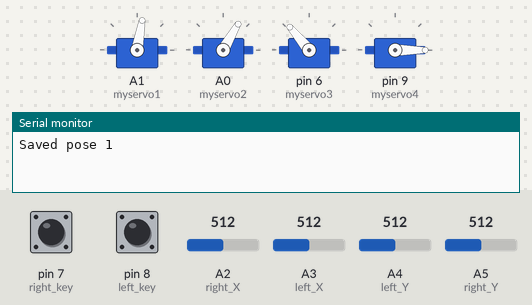
Bench run of a sketch on a simulated Arduino Uno, built with avr-gcc and run on an emulated ATmega328P. Shown: 4 × servo, the last lines printed to the serial monitor. The inputs (shaded band) are chosen by the test bench; at power-on: A2 (right_X) = 512, pin 8 (left_key) LOW, A5 (right_Y) = 512, A4 (left_Y) = 512, pin 7 (right_key) HIGH, A3 (left_X) = 512.

Above: at 3.7 s.
3.8 s: A2 (right_X) set to 56
5.3 s: A2 (right_X) set to 46
At 6.7 s:
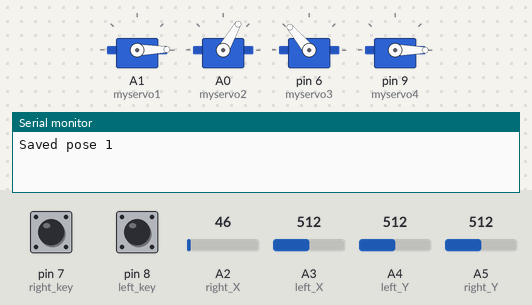
7.2 s: pin 8 (left_key) pulled HIGH for 0.15 s
At 7.93 s:
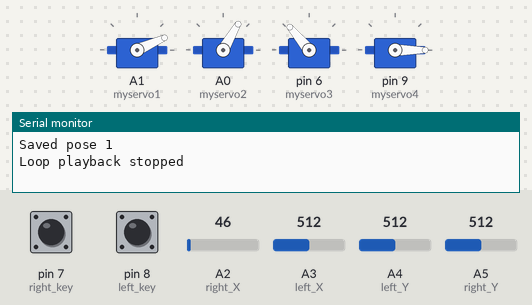
9.5 s: A5 (right_Y) set to 53
11.0 s: A5 (right_Y) set to 46
At 13.1 s:
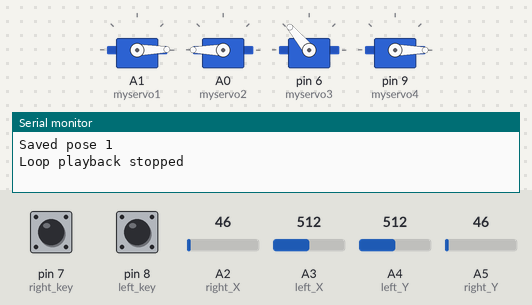
14.0 s: A4 (left_Y) set to 53
15.5 s: A4 (left_Y) set to 46
At 16.7 s:
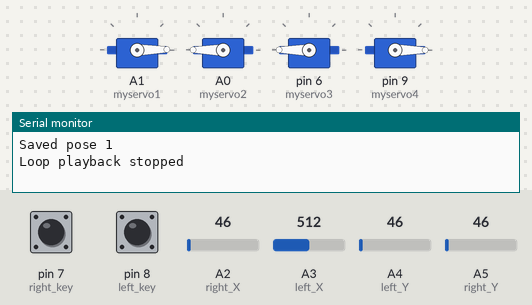
Timing chart, 0 to 18.5 s (numbered marks = the images above; inputs shaded):
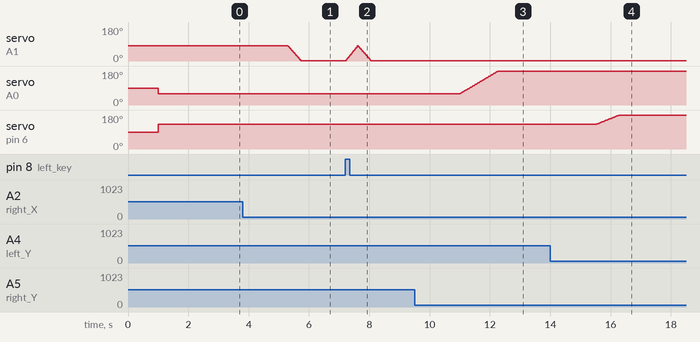

The sketch:

memory_with_loop.ino
```cpp
#include <Servo.h>

Servo myservo1;
Servo myservo2;
Servo myservo3;
Servo myservo4;

int pos1 = 80, pos2 = 60, pos3 = 130, pos4 = 0;

const int right_X = A2;
const int right_Y = A5;
const int right_key = 7;
const int left_X = A3;
const int left_Y = A4;
const int left_key = 8;

const int MAX_POSES = 20;
int poses[MAX_POSES][4];
int nextPose = 0;
int poseCount = 0;

int x1, y1, x2, y2;
int previousRightKey = LOW;
int previousLeftKey = LOW;

void zhuazi();
void zhuandong();
void xiaobi();
void dabi();

bool buttonPressed(int pin, int &previousState)
{
  int currentState = digitalRead(pin);
  bool pressed = currentState == HIGH && previousState == LOW;

  if (pressed)
  {
    delay(10);
    currentState = digitalRead(pin);
    pressed = currentState == HIGH;
  }

  previousState = currentState;
  return pressed;
}

bool stopPlaybackRequested()
{
  if (digitalRead(right_key) != HIGH)
  {
    return false;
  }

  delay(10);
  if (digitalRead(right_key) == HIGH)
  {
    previousRightKey = HIGH;
    return true;
  }

  return false;
}

void moveServoTo(Servo &servo, int &position, int target)
{
  while (position != target)
  {
    position += target > position ? 1 : -1;
    servo.write(position);
    delay(5);
  }
}

void playPose(int index)
{
  moveServoTo(myservo1, pos1, poses[index][0]);
  moveServoTo(myservo2, pos2, poses[index][1]);
  moveServoTo(myservo3, pos3, poses[index][2]);
  moveServoTo(myservo4, pos4, poses[index][3]);
}

void setup()
{
  myservo1.attach(A1);
  myservo2.attach(A0);
  myservo3.attach(6);
  myservo4.attach(9);

  myservo1.write(pos1);
  delay(1000);
  myservo2.write(pos2);
  myservo3.write(pos3);
  myservo4.write(pos4);
  delay(1500);

  pinMode(right_key, INPUT);
  pinMode(left_key, INPUT);
  Serial.begin(9600);
}

void loop()
{
  x1 = analogRead(right_X);
  y1 = analogRead(right_Y);
  x2 = analogRead(left_X);
  y2 = analogRead(left_Y);

  if (buttonPressed(right_key, previousRightKey))
  {
    if (nextPose < MAX_POSES)
    {
      poses[nextPose][0] = myservo1.read();
      poses[nextPose][1] = myservo2.read();
      poses[nextPose][2] = myservo3.read();
      poses[nextPose][3] = myservo4.read();
      nextPose++;
      poseCount = nextPose;
      Serial.print("Saved pose ");
      Serial.println(poseCount);
    }
    else
    {
      Serial.println("Pose memory is full");
    }
  }

  if (buttonPressed(left_key, previousLeftKey))
  {
    if (poseCount > 0)
    {
      pos1 = myservo1.read();
      pos2 = myservo2.read();
      pos3 = myservo3.read();
      pos4 = myservo4.read();

      bool stopPlayback = false;
      while (!stopPlayback)
      {
        for (int k = 0; k < poseCount; k++)
        {
          playPose(k);
          if (stopPlaybackRequested())
          {
            stopPlayback = true;
            break;
          }
        }
      }

      nextPose = 0;
      Serial.println("Loop playback stopped");
    }
    else
    {
      Serial.println("No poses have been saved");
    }
  }

  zhuazi();
  zhuandong();
  xiaobi();
  dabi();
}

void zhuazi()
{
  if (x2 < 50)
  {
    pos4 = max(pos4 - 2, 2);
    myservo4.write(pos4);
    delay(5);
  }

  if (x2 > 1000)
  {
    pos4 = min(pos4 + 8, 90);
    myservo4.write(pos4);
    delay(5);
  }
}

void zhuandong()
{
  if (x1 < 50)
  {
    pos1 = max(pos1 - 1, 1);
    myservo1.write(pos1);
    delay(5);
  }

  if (x1 > 1000)
  {
    pos1 = min(pos1 + 1, 180);
    myservo1.write(pos1);
    delay(5);
  }
}

void xiaobi()
{
  if (y1 > 1000)
  {
    pos2 = max(pos2 - 1, 0);
    myservo2.write(pos2);
    delay(5);
  }

  if (y1 < 50)
  {
    pos2 = min(pos2 + 1, 180);
    myservo2.write(pos2);
    delay(5);
  }
}

void dabi()
{
  if (y2 > 1000)
  {
    pos3 = max(pos3 - 1, 35);
    myservo3.write(pos3);
    delay(5);
  }

  if (y2 < 50)
  {
    pos3 = min(pos3 + 1, 180);
    myservo3.write(pos3);
    delay(5);
  }
}
```

Measured:
- the behaviour switches between 50 and 49 on A2 (right_X) (found by bisection; images 0 and 1)
- the behaviour switches between 50 and 49 on A5 (right_Y) (found by bisection; images 2 and 3)
- the behaviour switches between 50 and 49 on A4 (left_Y) (found by bisection; images 3 and 4)
- after the input at 3.8 s, every drawn part: stays the same
- after the input at 5.3 s, servo on A1 (myservo1): moves from 80° to 1° over 0.43 s, starting at once
- after the input at 7.2 s, servo on A1 (myservo1): rises from 1° to 80° in 0.40 s, then falls to 1° in 0.45 s
- after the input at 9.5 s, every drawn part: stays the same
- after the input at 11.0 s, servo on A0 (myservo2): moves from 60° to 180° over 1.3 s, starting at once
- after the input at 14.0 s, every drawn part: stays the same
- after the input at 15.5 s, servo on pin 6 (myservo3): moves from 130° to 180° over 0.77 s, starting at once
